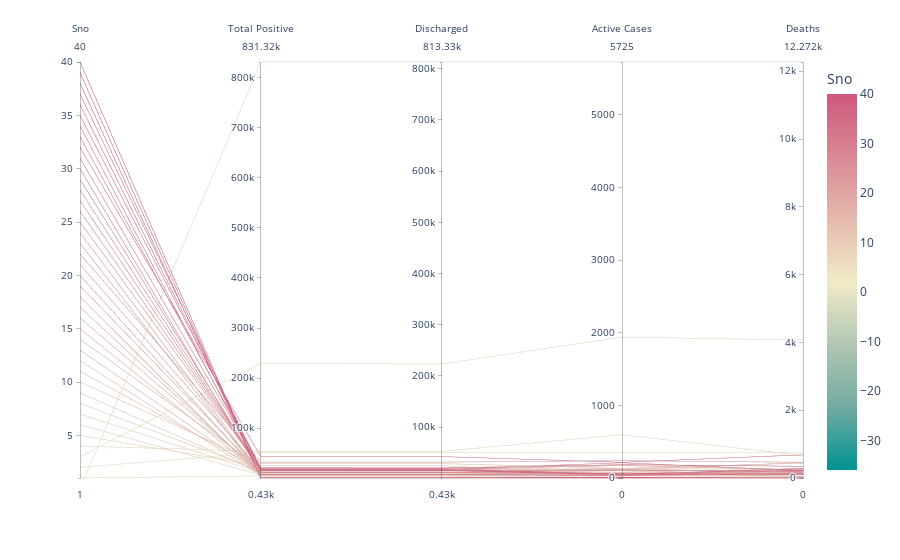

The cell this chart's notebook holds for it:
### Code cell
# Parallel co-ordinates plot for the attributes of Total positive cases, Disharged cases, Active cases and Deaths as labels
fig = px.parallel_coordinates(dataset, color='Sno',labels={"Total Positive": "Total Positive",
                "Discharged": "Discharged", "Active Cases": "Active Cases",
                "Deaths": "Deaths",},
                             color_continuous_scale=px.colors.diverging.Tealrose,
                             color_continuous_midpoint=2)
fig.show()

### Figure 1 — Plotly figure (JSON) as saved in the notebook; plotly's stock layout.template omitted (floating-point values rounded to 4 significant figures)
{"data": [{"dimensions": [{"label": "Sno", "values": [1, 2, 3, 4, 5, 6, 7, 8, 9, 10, 11, 12, 13, 14, 15, 16, 17, 18, 19, 20, 21, 22, 23, 24, 25, 26, 27, 28, 29, 30, 31, 32, 33, 34, 35, 36, 37, 38, 39, 40, null]}, {"label": "Total Positive", "values": [4663, 50922, 229238, 53691, 24858, 6539, 11134, 14095, 10861, 29082, 16667, 5343, 8008, 20830, 8335, 11477, 8113, 2260, 11505, 6391, 16045, 32186, 6614, 8352, 17547, 17015, 16210, 14511, 15489, 7540, 17564, 43247, 19303, 11086, 20579, 15115, 16509, 940, 1031, 428, 831323]}, {"label": "Discharged", "values": [4602, 49814, 223230, 52433, 24524, 6444, 10867, 13818, 10726, 28512, 16282, 5237, 7833, 20260, 8134, 11269, 7994, 2238, 11309, 6224, 15824, 31483, 6445, 8159, 17131, 16762, 16021, 14219, 15175, 7379, 17134, 42347, 18971, 10915, 20050, 14961, 16219, 928, 1025, 428, 813326]}, {"label": "Active Cases", "values": [12, 351, 1939, 595, 50, 41, 69, 130, 27, 133, 128, 56, 58, 115, 70, 98, 72, 1, 40, 30, 35, 238, 43, 35, 173, 48, 48, 113, 102, 36, 210, 216, 49, 62, 183, 44, 59, 11, 5, 0, 5725]}, {"label": "Deaths", "values": [49, 757, 4069, 663, 284, 54, 198, 147, 108, 437, 257, 50, 117, 455, 131, 110, 47, 21, 156, 137, 186, 465, 126, 158, 243, 205, 141, 179, 212, 125, 220, 684, 283, 109, 346, 110, 231, 1, 1, 0, 12272]}], "domain": {"x": [0, 1], "y": [0, 1]}, "line": {"color": [1, 2, 3, 4, 5, 6, 7, 8, 9, 10, 11, 12, 13, 14, 15, 16, 17, 18, 19, 20, 21, 22, 23, 24, 25, 26, 27, 28, 29, 30, 31, 32, 33, 34, 35, 36, 37, 38, 39, 40, null], "coloraxis": "coloraxis"}, "name": "", "type": "parcoords"}], "layout": {"coloraxis": {"cmid": 2, "colorbar": {"title": {"text": "Sno"}}, "colorscale": [[0, "rgb(0, 147, 146)"], [0.1667, "rgb(114, 170, 161)"], [0.3333, "rgb(177, 199, 179)"], [0.5, "rgb(241, 234, 200)"], [0.6667, "rgb(229, 185, 173)"], [0.8333, "rgb(217, 137, 148)"], [1, "rgb(208, 88, 126)"]]}, "legend": {"tracegroupgap": 0}, "margin": {"t": 60}}}
